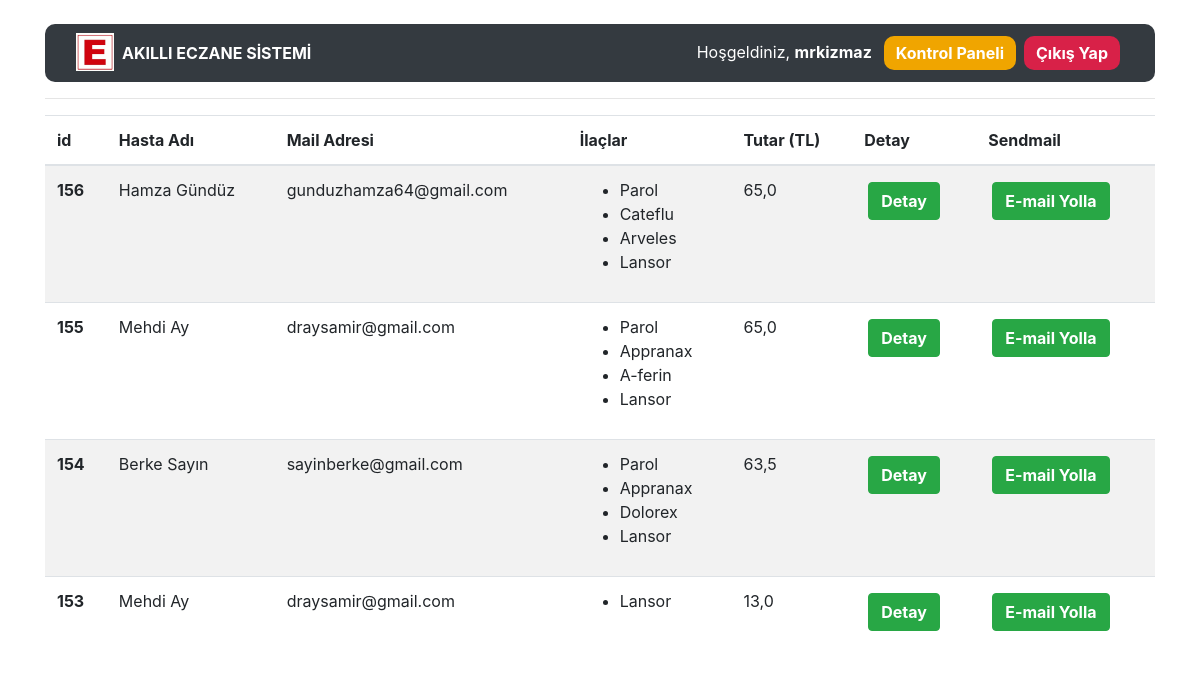
/medicines/recetelistesi/ (signed in), run on an earlier commit of the app's database.
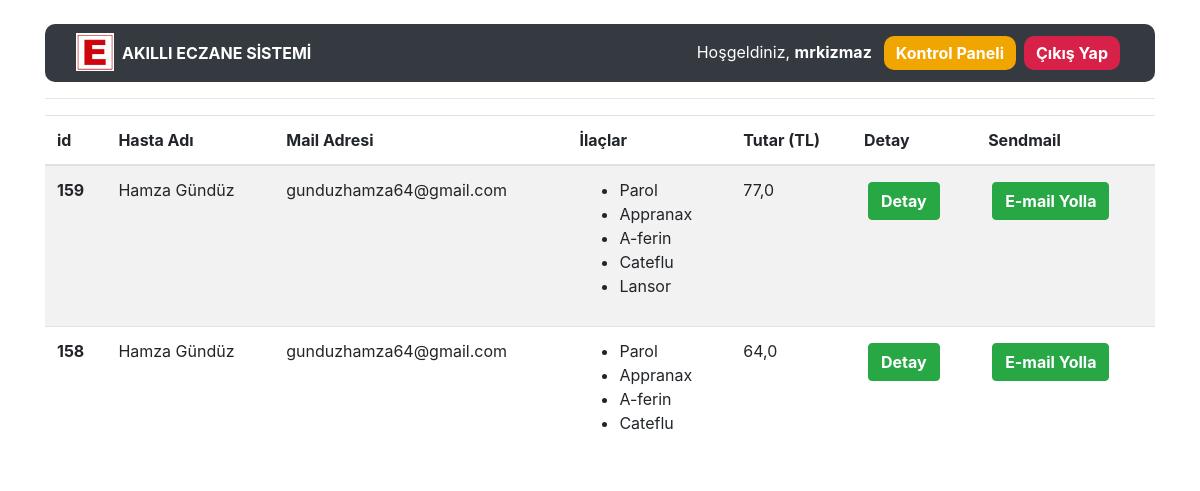
And on a later commit of the database.
### medicine/models.py (models this page shows, shortened)
class Recete(models.Model):
    hasta=models.ForeignKey(Patient,null=True,on_delete=models.SET_NULL)
    created_date=models.DateTimeField(auto_now=True)
    tags=models.ManyToManyField(Medicine,verbose_name="İlaçlar")
    qr_code=models.ImageField(upload_to="qr_codes",blank=True)
    toplam=models.FloatField(null=True,blank=True,verbose_name="Tutar (TL)")
    ilaclar=models.CharField(max_length=100,null=True,blank=True,verbose_name="İlaçlar")
    def get_ilacfiyati(self):
        total=0
        for i in self.tags.all():
            total=total + i.ilacfiyati
        return total
    def get_tags_values(self):
        ret = "<ul>"
        for i in self.tags.all():
            ret += "<li>"+ i.ilac_adi + "</li>"
        return mark_safe(ret[:-1])

class Patient(models.Model):
    first_name=models.CharField(max_length=30,verbose_name="İsim")
    last_name = models.CharField(max_length=30,verbose_name="Soyisim")
    mail=models.EmailField(max_length=50,verbose_name="Mail")
    created_date=models.DateTimeField(auto_now=True,verbose_name="Oluşturulma Tarihi")

class Medicine(models.Model):
    ilac_adi = models.CharField(max_length = 50, verbose_name = 'İlaç İsmi')
    prospekt=models.TextField(max_length=200,null=True,verbose_name="Prospektüs")
    ilacfiyati=models.FloatField(null=True,verbose_name="İlaç Fiyatı")
    created_date = models.DateTimeField(auto_now = True, blank = True, verbose_name = 'Eklenme Tarihi')

### medicine/views.py (the view)
# urls.py: path('recetelistesi/', views.receteListesi, name = 'recetelistesi'),
@login_required(login_url="user:login")
def receteListesi(request):
    recete=Recete.objects.filter()
    context={
        "recete":recete,
    }
    return render(request,"recetelistesi.html",context)

### templates/recetelistesi.html
{% extends "layout.html" %}
{% block body %}
{% if recete %}
<table class="table table-striped">
  <thead>
    <tr>
      <th scope="col">id</th>
      <th scope="col">Hasta Adı</th>
      <th scope="col">Mail Adresi</th>
      <th scope="col">İlaçlar</th>
      <th scope="col">Tutar (TL)</th>
      <th scope="col">Detay</th>
      <th scope="col">Sendmail</th>
    </tr>
  </thead>
  <tbody>
  {% for i in recete reversed %}
  <tr>
      <th scope="row">{{i.id}}</th>
      <td>{{i.hasta.first_name}} {{i.hasta.last_name}}</td>
      <td>{{i.hasta.mail}}</td>
      <td>{{i.get_tags_values}}</td>
      <td>{{i.get_ilacfiyati}}</td>
      <td><a href="/medicines/medicine/{{i.id}}"><button class="btn btn-success"><b>Detay</b></button></td>
      <td><a href="/medicines/ilaclar/{{i.id}}"><button class="btn btn-success"><b>E-mail Yolla</b></button></td>
    </tr>
  {% endfor %}
  </tbody>
</table>
{% else %}
<div class="alert alert-danger">Herhangi bir hasta kaydı bulunmuyor!!!</div>
{% endif %}
{% endblock body %}

What changed in the data, as far as the page shows it:
removed Recete: id "156", hasta.first_name "Hamza", hasta.last_name "Gündüz", hasta.mail "gunduzhamza64@gmail.com", get_tags_values "Parol Cateflu Arveles Lansor", get_ilacfiyati "65,0"
removed Recete: id "155", hasta.first_name "Mehdi", hasta.last_name "Ay", hasta.mail "draysamir@gmail.com", get_tags_values "Parol Appranax A-ferin Lansor", get_ilacfiyati "65,0"
removed Recete: id "154", hasta.first_name "Berke", hasta.last_name "Sayın", hasta.mail "sayinberke@gmail.com", get_tags_values "Parol Appranax Dolorex Lansor", get_ilacfiyati "63,5"
removed Recete: id "153", hasta.first_name "Mehdi", hasta.last_name "Ay", hasta.mail "draysamir@gmail.com", get_tags_values "Lansor", get_ilacfiyati "13,0"
added Recete: id "159", hasta.first_name "Hamza", hasta.last_name "Gündüz", hasta.mail "gunduzhamza64@gmail.com", get_tags_values "Parol Appranax A-ferin Cateflu Lansor", get_ilacfiyati "77,0"
added Recete: id "158", hasta.first_name "Hamza", hasta.last_name "Gündüz", hasta.mail "gunduzhamza64@gmail.com", get_tags_values "Parol Appranax A-ferin Cateflu", get_ilacfiyati "64,0"
